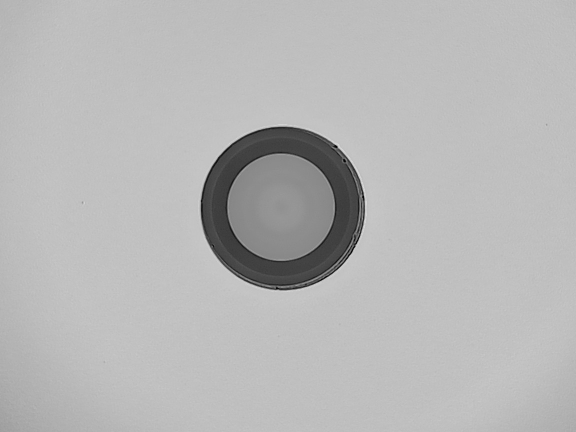
#> input picture current-process/old_version/image_batch/ima18.jpg, 1152 x 864 px (shown at 1/2 size)
$ python effects-025.py ../../../../../../current-process/old_version/image_batch/ima18.jpg
#> lines starting #> are read from the running program, lines starting #| are printed output that depends on the picture
#> further down, img is the input picture: shape (864, 1152, 3); min 0, max 239, mean 182.7
#!/usr/bin/env python3
"""
Laplacian Pyramid
Category: effects
"""
import cv2
import numpy as np


def process_image(image: np.ndarray) -> np.ndarray:
    """
    Laplacian Pyramid

    Args:
        image: Input image (grayscale or color)

    Returns:
        Processed image
    """
    result = image.copy()

    # Create Laplacian pyramid level
    gaussian = cv2.pyrDown(result)
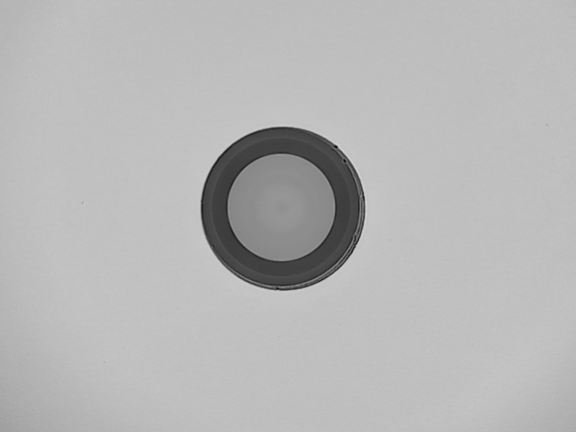
#> gaussian: shape (432, 576, 3); min 12, max 214, mean 182.7
    gaussian_up = cv2.pyrUp(gaussian, dstsize=(result.shape[1], result.shape[0]))
    result = cv2.subtract(result, gaussian_up)
    result = cv2.normalize(result, None, 0, 255, cv2.NORM_MINMAX)
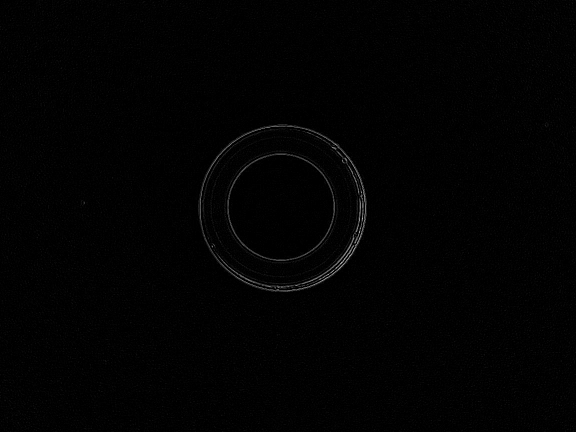
#> result: shape (864, 1152, 3) (shown at 1/2 size); min 0, max 255, mean 2.2

    return result

if __name__ == "__main__":
    import sys
    if len(sys.argv) > 1:
        img = cv2.imread(sys.argv[1], cv2.IMREAD_UNCHANGED)
        if img is not None:
            result = process_image(img)
            cv2.imwrite(f"laplacian_pyramid_output.png", result)
            print(f"Saved to laplacian_pyramid_output.png")
        else:
            print("Failed to load image")
    else:
        print(f"Usage: python laplacian_pyramid.py <image_path>")

$ run again, on current-process/old_version/image_batch/img35.jpg
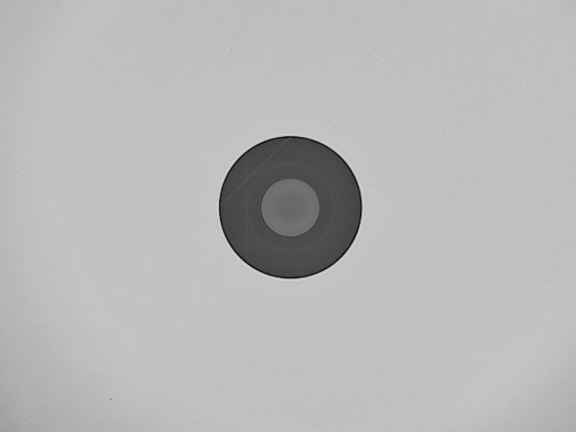
#> input picture current-process/old_version/image_batch/img35.jpg, 1152 x 864 px (shown at 1/2 size)
#> img is the input picture: shape (864, 1152, 3); min 7, max 238, mean 183.8
#> in process_image, `gaussian = cv2.pyrDown(result)`:
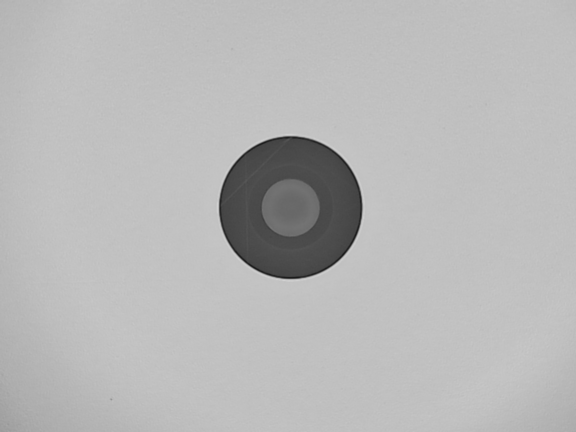
#> gaussian: shape (432, 576, 3); min 26, max 210, mean 183.8
#> in process_image, `result = cv2.normalize(result, None, 0, 255, cv2.NORM_MINMAX)`:
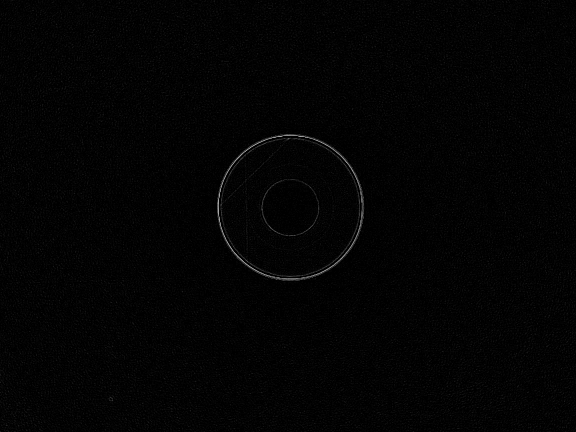
#> result: shape (864, 1152, 3) (shown at 1/2 size); min 0, max 255, mean 3.1

$ run again, on current-process/old_version/image_batch/img38.jpg
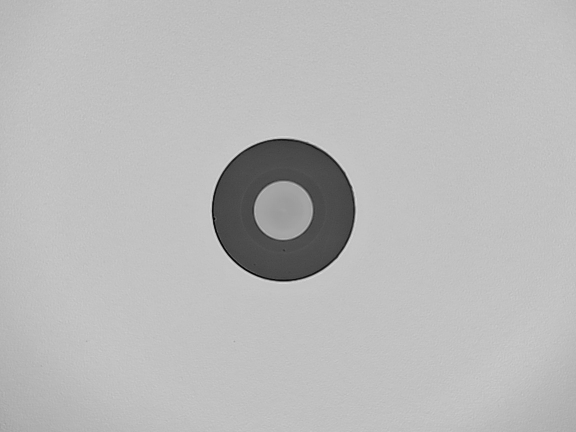
#> input picture current-process/old_version/image_batch/img38.jpg, 1152 x 864 px (shown at 1/2 size)
#> img is the input picture: shape (864, 1152, 3); min 0, max 231, mean 185.2
#> in process_image, `gaussian = cv2.pyrDown(result)`:
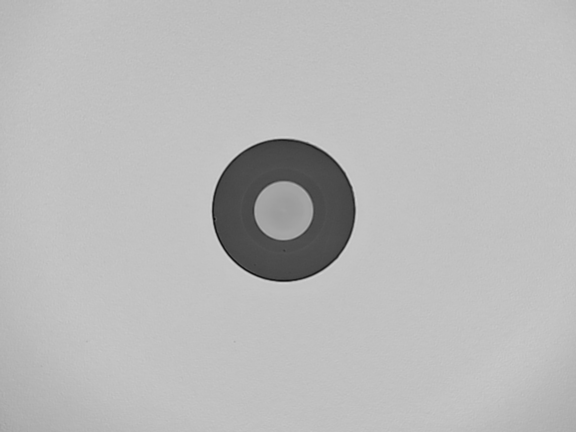
#> gaussian: shape (432, 576, 3); min 13, max 211, mean 185.2
#> in process_image, `result = cv2.normalize(result, None, 0, 255, cv2.NORM_MINMAX)`:
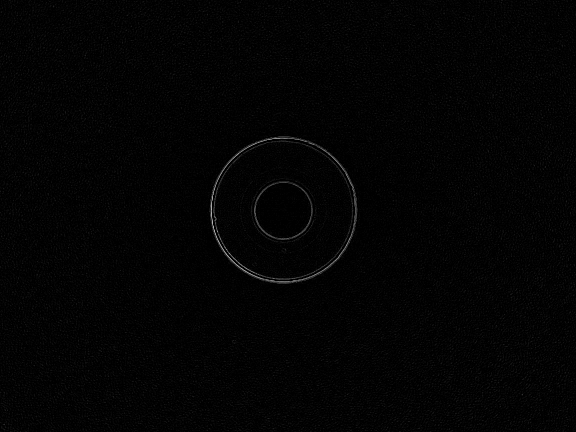
#> result: shape (864, 1152, 3) (shown at 1/2 size); min 0, max 255, mean 3.3

$ run again, on current-process/old_version/image_batch/img63.jpg
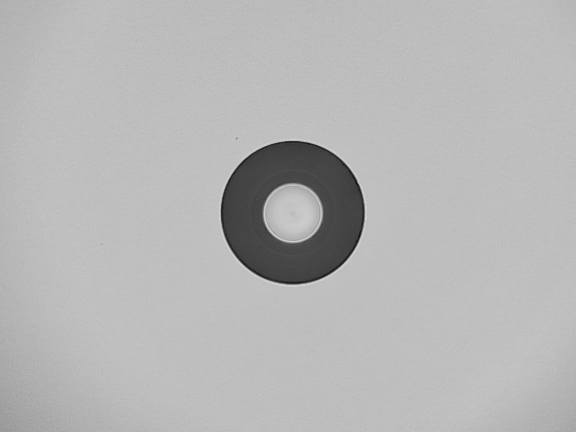
#> input picture current-process/old_version/image_batch/img63.jpg, 1152 x 864 px (shown at 1/2 size)
#> img is the input picture: shape (864, 1152, 3); min 3, max 231, mean 182
#> in process_image, `gaussian = cv2.pyrDown(result)`:
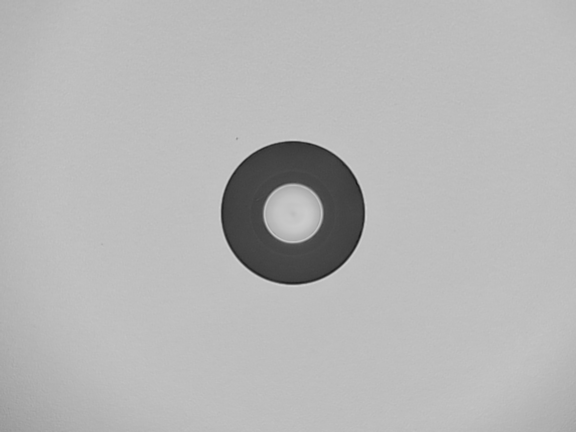
#> gaussian: shape (432, 576, 3); min 20, max 211, mean 182
#> in process_image, `result = cv2.normalize(result, None, 0, 255, cv2.NORM_MINMAX)`:
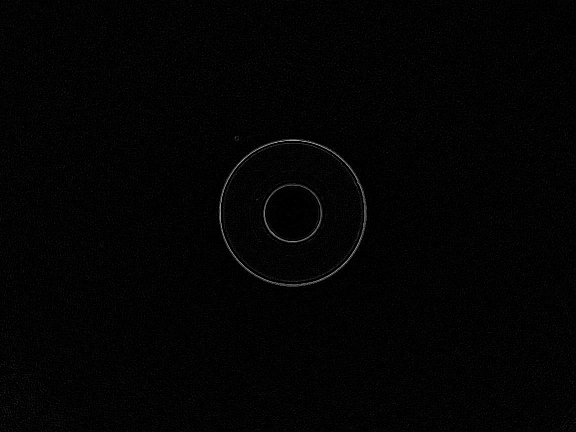
#> result: shape (864, 1152, 3) (shown at 1/2 size); min 0, max 255, mean 3.2
